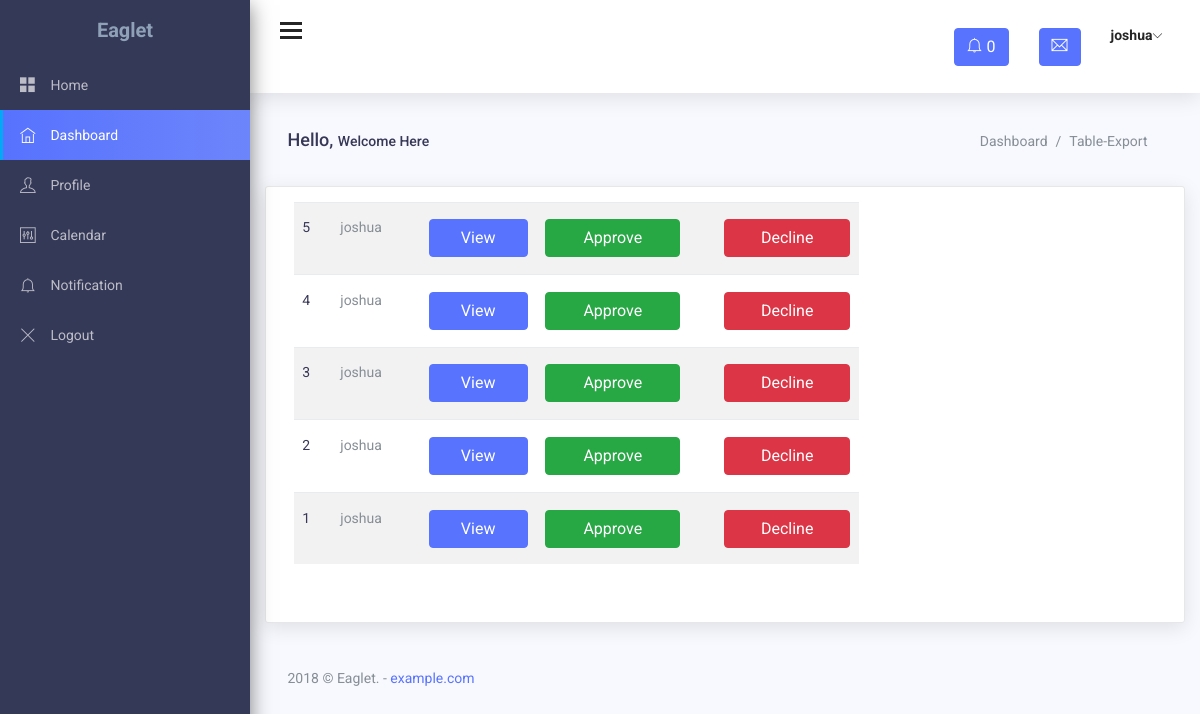
The app's page /admin/notification.php (signed in) with its own data.
### tables this page shows
CREATE TABLE `soccer_posts` (
  `id` int(11) NOT NULL,
  `username` varchar(100) NOT NULL,
  `title` varchar(500) NOT NULL,
  `post` longtext NOT NULL,
  `featured_image` varchar(1000) NOT NULL,
  `status` int(11) NOT NULL,
  `status_check` int(11) NOT NULL,
  `status_approve` varchar(20) NOT NULL,
  `status_decline` varchar(20) NOT NULL,
  `status_pending` varchar(25) NOT NULL,
  `post_id` varchar(11) NOT NULL,
  `date_of_post` timestamp NOT NULL DEFAULT CURRENT_TIMESTAMP ON UPDATE CURRENT_TIMESTAMP
);

### admin/notification.php (the view, shortened to what this page needs)
<?php
    $con = mysqli_connect("localhost","root","", "soccer");
          $maxRows_Recordset1 = 5;
          $p = 0;
          $startRow_Recordset1 = $p * $maxRows_Recordset1;
          $query_Recordset1 = "SELECT * FROM soccer_posts ORDER BY id DESC";
          $query_limit_Recordset1 = sprintf("%s LIMIT %d, %d", $query_Recordset1, $startRow_Recordset1, $maxRows_Recordset1);
          $Recordset1 = mysqli_query($con, $query_limit_Recordset1) or die(mysqli_error($con));
          $row_Recordset1 = mysqli_fetch_assoc($Recordset1);
?>
<!DOCTYPE html>
<html lang="en">
<head>
    <link href="assets/css/lib/font-awesome.min.css" rel="stylesheet">
    <link href="assets/css/lib/themify-icons.css" rel="stylesheet">
    <link href="assets/css/lib/data-table/buttons.bootstrap.min.css" rel="stylesheet" />
    <link href="assets/css/lib/menubar/sidebar.css" rel="stylesheet">
    <link href="assets/css/lib/bootstrap.min.css" rel="stylesheet">
    <link href="assets/css/lib/helper.css" rel="stylesheet">
    <link href="assets/css/style.css" rel="stylesheet">
</head>
<body>
        <?php  include 'header.php'; ?>
    <div class="content-wrap">
        <div class="main">
            <div class="container-fluid">
                <div class="row">
                    <div class="col-lg-8 p-r-0 title-margin-right">
                        <div class="page-header">
                            <div class="page-title">
                                <h1>Hello, <span>Welcome Here</span></h1>
                            </div>
                        </div>
                    </div>
                    <div class="col-lg-4 p-l-0 title-margin-left">
                        <div class="page-header">
                            <div class="page-title">
                                <ol class="breadcrumb">
                                    <li class="breadcrumb-item"><a href="#">Dashboard</a></li>
                                    <li class="breadcrumb-item active">Table-Export</li>
                                </ol>
                            </div>
                        </div>
                    </div>
                </div>
               <section>
                 <center>
 <div class="card col-lg-12">
    <div class="row">
         <div class="col-lg-8">
                                <div class="table-responsive">
                               <form method="POST">
                                <table class="table table-striped ">
                                  <?php
do{
              if ($row_Recordset1) {
                                $id = $row_Recordset1['id'];
                                $user = $row_Recordset1['username'];
                                $on = "document.getElementById('id01').style.display='block'";
                               echo"
                               <form method='POST'>
                                                               <tr>
                                <th>".$id."</th>
                                <td>".$user."</td>
                                <td id=''><a href=''><button class='btn btn-primary' onclick=".$on." >View</button></a></td>
                                <td id=''><button type='submit' name='approve' class='btn btn-success'  >Approve</button></td>
                                <td id=''><input type='hidden' name='id' value='".$id."'/></td>
                                <td id=''><button type='submit' name='decline' class='btn btn-danger'  >Decline</button></td>
                                </form>
                                ";
               }
               else{
                    echo "<h1 style='color:red; margin-top:40px;'>NO RESULT FOUND</h1>";
               }
}
            while ($row_Recordset1 = mysqli_fetch_assoc($Recordset1));
            ?>
                  </table>
                            </form>
                                </div>
                          </div>
                      </div>
         <br>
         <br>
            <div class="col-sm-12" style='padding:0px'>
                                    </div>
<body>
</center>
                </section>
                    <div class="row">
                        <div class="col-lg-12">
                            <div class="footer">
                                <p>2018 © Eaglet. - <a href="#">example.com</a></p>
                            </div>
                        </div>
                    </div>
            </div>
        </div>
    </div>
</body>
</html>

### admin/notification.php (style rules this page uses)
button { background-color: #4CAF50; color: white; padding: 14px 20px; margin: 8px 0; border: none; cursor: pointer; width: 100%; }

### records on screen
soccer_posts: id "5", username "joshua"
soccer_posts: id "4", username "joshua"
soccer_posts: id "3", username "joshua"
soccer_posts: id "2", username "joshua"
soccer_posts: id "1", username "joshua"

### other values on screen
$row['c'] "0"
$_SESSION['username'] "joshua"
